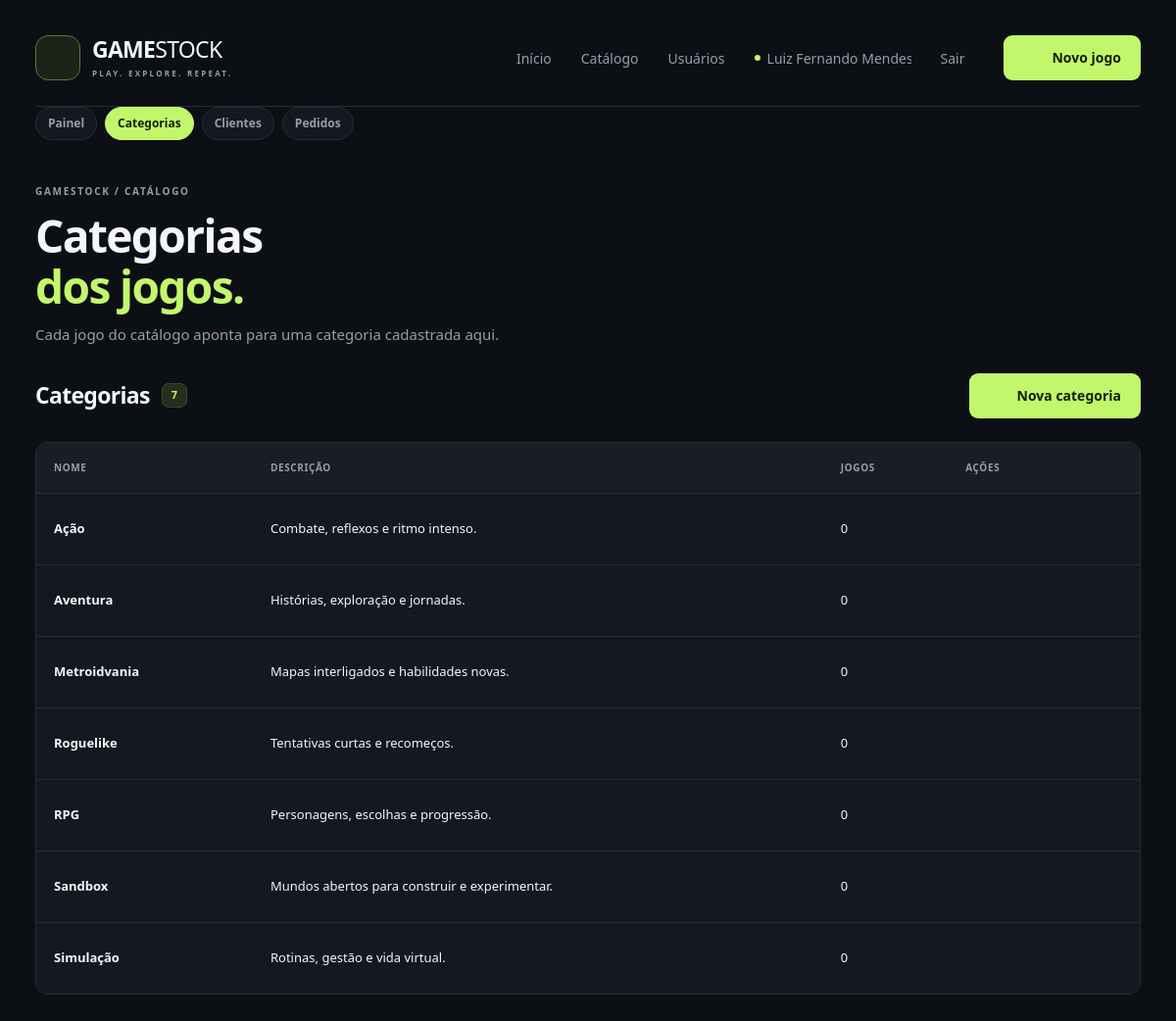
/admin/views/ver_categorias.php (signed in), run on the app's committed database.
### tables this page shows
CREATE TABLE IF NOT EXISTS categorias (
    id INT AUTO_INCREMENT PRIMARY KEY,
    nome VARCHAR(50) NOT NULL UNIQUE,
    descricao VARCHAR(255) NULL,
    created_at TIMESTAMP DEFAULT CURRENT_TIMESTAMP,
    updated_at TIMESTAMP DEFAULT CURRENT_TIMESTAMP ON UPDATE CURRENT_TIMESTAMP
);

### admin/models/categorias.php (called while the page is built, shortened)
<?php
require_once __DIR__ . '/../config/conexao.php';
class Categoria {
    private $pdo;
    public function __construct($atrib = []) {
        global $pdo;
        $this->pdo = $pdo;
    }
    public function listarCategorias() {
        $sql = 'SELECT c.id, c.nome, c.descricao, c.created_at, c.updated_at,
                (SELECT COUNT(*) FROM games g WHERE g.categoria_id = c.id) AS jogos
            FROM categorias c ORDER BY c.nome ASC';
        return $this->pdo->query($sql)->fetchAll(PDO::FETCH_ASSOC);
    }
}

### admin/config/funcoes.php (called while the page is built, shortened)
<?php
function h($valor) {
    return htmlspecialchars((string) $valor, ENT_QUOTES, 'UTF-8');
}

### admin/views/ver_categorias.php (the view, shortened to what this page needs)
<?php
require_once __DIR__ . '/../models/categorias.php';
require_once __DIR__ . '/../config/funcoes.php';
require_once __DIR__ . '/componentes/apresentacao.php';
$categorias = (new Categoria())->listarCategorias();
?>
<!DOCTYPE html>
<html lang="pt-br">
<head>
    <link rel="stylesheet" href="../public/css/style.css?v=4">
    <link rel="stylesheet" href="../public/css/experiencia.css?v=6">
</head>
<body>
<div class="site-shell">
    <?php require __DIR__ . '/componentes/cabecalho.php'; ?>
    <main class="users-main">
        <div class="page-heading">
            <p class="eyebrow">GAMESTOCK / CATÁLOGO</p>
            <h1>Categorias<br><span>dos jogos.</span></h1>
            <p>Cada jogo do catálogo aponta para uma categoria cadastrada aqui.</p>
        </div>
        <div class="users-toolbar">
            <h2>Categorias <span class="count-badge"><?= count($categorias) ?></span></h2>
            <a class="button button-primary" href="cadastrar_categoria.php"><?= icone('plus') ?> Nova categoria</a>
        </div>
        <?php if (!$categorias): ?>
            <div class="empty-state"><h3>Nenhuma categoria cadastrada.</h3><p>Crie a primeira para classificar os jogos.</p></div>
        <?php else: ?>
            <div class="table-wrap">
                <table class="users-table">
                    <thead><tr><th>Nome</th><th>Descrição</th><th>Jogos</th><th>Ações</th></tr></thead>
                    <tbody>
                    <?php foreach ($categorias as $categoria): ?>
                        <tr>
                            <td><strong><?= h($categoria['nome']) ?></strong></td>
                            <td><?= h($categoria['descricao'] ?: 'Sem descrição') ?></td>
                            <td><?= (int) $categoria['jogos'] ?></td>
                            <td>
                                <div class="table-actions">
                                    <a class="icon-button" href="editar_categoria.php?id=<?= (int) $categoria['id'] ?>" aria-label="Editar <?= h($categoria['nome']) ?>"><?= icone('edit') ?></a>
                                    <form action="../controllers/deletar_categoria.php" method="POST" onsubmit="return confirm('Excluir esta categoria?');">
                                        <button class="delete-button" type="submit" aria-label="Excluir <?= h($categoria['nome']) ?>"><?= icone('trash') ?></button>
                                    </form>
                                </div>
                            </td>
                        </tr>
                    <?php endforeach; ?>
                    </tbody>
                </table>
            </div>
        <?php endif; ?>
    </main>
</div>
</body>
</html>

### admin/views/componentes/apresentacao.php (shortened to what this page needs)
<?php
function icone($nome) {
    $caminhos = [
        'gamepad' => '<path d="M6 8h12a4 4 0 0 1 4 4v5a2 2 0 0 1-3.4 1.4L16 16H8l-2.6 2.4A2 2 0 0 1 2 17v-5a4 4 0 0 1 4-4Z"/><path d="M7 10v5m-2.5-2.5h5"/><circle cx="16" cy="11.5" r=".5"/><circle cx="18.5" cy="14" r=".5"/>',
        'search' => '<circle cx="10.5" cy="10.5" r="6.5"/><path d="m16 16 5 5"/>',
        'plus' => '<path d="M12 5v14M5 12h14"/>',
        'grid' => '<rect x="3" y="3" width="7" height="7" rx="1"/><rect x="14" y="3" width="7" height="7" rx="1"/><rect x="3" y="14" width="7" height="7" rx="1"/><rect x="14" y="14" width="7" height="7" rx="1"/>',
        'list' => '<path d="M8 6h13M8 12h13M8 18h13M3 6h.1M3 12h.1M3 18h.1"/>',
        'edit' => '<path d="m16 3 5 5-12 12H4v-5L16 3Z"/><path d="m13 6 5 5"/>',
        'trash' => '<path d="M3 6h18M9 6V3h6v3M5 6l1 15h12l1-15M10 10v7M14 10v7"/>',
        'arrow' => '<path d="M5 12h14m-6-6 6 6-6 6"/>',
        'upload' => '<path d="M12 16V3m-5 5 5-5 5 5M4 15v6h16v-6"/>',
    ];
    return '<svg viewBox="0 0 24 24" fill="none" stroke="currentColor" stroke-width="1.7" stroke-linecap="round" stroke-linejoin="round" aria-hidden="true">' . ($caminhos[$nome] ?? $caminhos['gamepad']) . '</svg>';
}

### admin/public/css/style.css (style rules this page uses)
:root { color-scheme:dark;--bg:#0c0f14;--panel:#141820;--line:#272d37;--muted:#969eac;--text:#f5f6f8;--lime:#c3f76b;--danger:#ff8a92;--font:"Segoe UI",Arial,sans-serif }
* { box-sizing:border-box }
html { scroll-behavior:smooth;scroll-padding-top:24px }
body { margin:0;padding:36px;font-family:var(--font);background:var(--bg);color:var(--text);font-size:15px;line-height:1.5 }
a { color:inherit;text-decoration:none }
button,input,select,textarea { font:inherit }
button { cursor:pointer }
button,input,select,textarea { color:inherit }
svg { width:20px;height:20px;flex-shrink:0 }
h1,h2,h3,p { margin:0 }
h2 { font-size:26px;letter-spacing:-.7px }
table { width:100%;border-collapse:collapse;background:var(--panel) }
th,td { text-align:left;padding:18px;border-bottom:1px solid var(--line) }
th { color:var(--muted);font-size:12px;letter-spacing:.6px;font-weight:600;background:#181d26 }
tr:last-child td { border-bottom:0 }
.site-shell { max-width:1424px;margin:auto }
.brand-mark svg { width:30px;height:30px }
.button { display:inline-flex;align-items:center;justify-content:center;gap:9px;border-radius:9px;padding:12px 19px;font-weight:650;font-size:14px;line-height:1.4;border:1px solid transparent;transition:background .18s,color .18s,transform .18s }
.button-primary { background:var(--lime);color:#142007 }
.eyebrow { font-size:10px;letter-spacing:1.7px;font-weight:650;color:var(--muted);display:flex;align-items:center;gap:9px }
.count-badge { font-size:11px;font-weight:600;letter-spacing:0;background:#252d1c;color:var(--lime);padding:3px 9px;border:1px solid #3b4829;border-radius:7px }
.icon-button { display:inline-flex;align-items:center;justify-content:center;width:36px;height:36px;border-radius:6px;color:var(--muted) }
.icon-button svg { width:17px;height:17px }
.delete-button { display:inline-flex;align-items:center;justify-content:center;width:32px;height:32px;border:0;border-radius:6px;background:none;color:#7e8796 }
.delete-button svg { width:16px;height:16px }
.table-wrap { overflow-x:auto;border:1px solid var(--line);border-radius:12px }
.table-actions { display:flex;gap:5px }

### admin/public/css/experiencia.css (style rules this page uses)
.users-main { margin-top:45px }
.users-toolbar { display:flex;gap:20px;align-items:center;justify-content:space-between;margin-bottom:24px }
.users-toolbar h2 { font-size:23px;display:flex;align-items:center;gap:12px }
.users-table th { font-size:10px;text-transform:uppercase }
.users-table td { font-size:13px }
.users-table .table-actions { align-items:center }
.users-table .table-actions form { margin:0 }

### admin/public/css/gestao.css (style rules this page uses)
.page-heading { margin:12px 0 28px }
.page-heading h1 { font-size:clamp(32px,4vw,46px);line-height:1.12;letter-spacing:-1.6px;margin:12px 0 }
.page-heading h1 span { color:var(--lime) }
.page-heading p { color:var(--muted);max-width:640px }

### data on the page
categorias: nome "Ação", descricao "Combate, reflexos e ritmo intenso.", jogos "0"
categorias: nome "Aventura", descricao "Histórias, exploração e jornadas.", jogos "0"
categorias: nome "Metroidvania", descricao "Mapas interligados e habilidades novas.", jogos "0"
categorias: nome "Roguelike", descricao "Tentativas curtas e recomeços.", jogos "0"
categorias: nome "RPG", descricao "Personagens, escolhas e progressão.", jogos "0"
categorias: nome "Sandbox", descricao "Mundos abertos para construir e experimentar.", jogos "0"
categorias: nome "Simulação", descricao "Rotinas, gestão e vida virtual.", jogos "0"

### other printed values
$_SESSION['usuario']['nome'] "Luiz Fernando Mend…"
count($categorias) "7"
